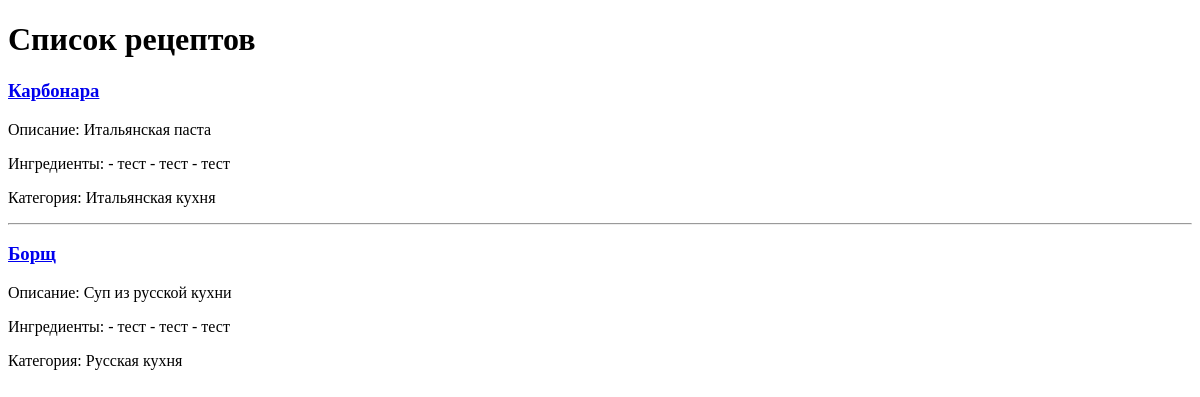
Before: /recipes/ with the older database file.
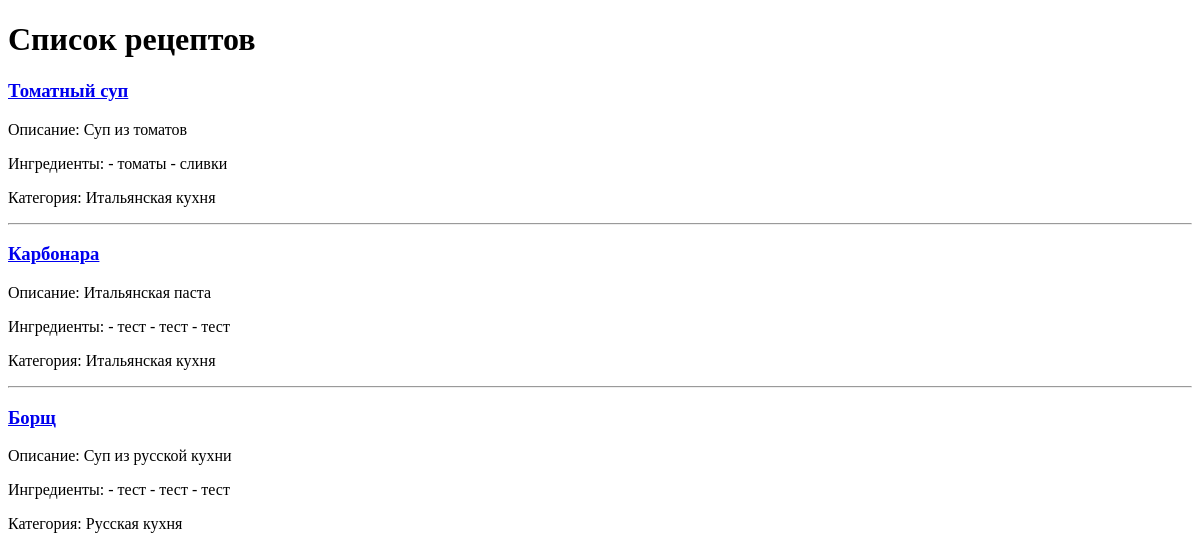
After: the same page with the newer database file.
### app/models.py (models this page shows, shortened)
class Recipe(models.Model):
    title = models.CharField(max_length=255)
    content = models.TextField(blank=True)
    ingredients = models.TextField()
    category = models.ForeignKey('Category', on_delete=models.CASCADE, related_name='recipes')
    time_create = models.DateTimeField(auto_now_add=True)
    image = models.ImageField(upload_to='images/', blank=True, null=True)
    class Meta:
        verbose_name = 'Блюдо'
        verbose_name_plural = 'Блюда'

class Category(models.Model):
    name = models.CharField(max_length=255, default='Без категории')
    description = models.TextField()
    class Meta:
        verbose_name = 'Категория'
        verbose_name_plural = 'Категории'
    def __str__(self):
        return self.name

### app/views.py (the view)
# urls.py: path('recipes/', RecipeListView.as_view(), name="recipes"),
class RecipeListView(ListView):
    model = Recipe
    ordering = '-time_create'
    template_name = 'app/recipes.html'
    context_object_name = 'recipes'
    def get_queryset(self, **kwargs):
        queryset = super().get_queryset()
        self.filterset = RecipeFilter(self.request.GET, queryset)
        return self.filterset.qs
    def get_context_data(self, **kwargs):
        context = super().get_context_data(**kwargs)
        context['filterset'] = self.filterset
        return context

### app/templates/app/recipes.html (shortened to what this page needs)
<!doctype html>
<html lang="en">
<head>
</head>
<body>
<h1>Список рецептов</h1>
{% if recipes %}
{% for rec in recipes %}
<h3><a href="{{ rec.pk }}">{{ rec.title }}</a></h3>
<p>Описание: {{ rec.content }}</p>
<p>Ингредиенты: {{ rec.ingredients }}</p>
<p>Категория: {{ rec.category }}</p>
{% if not forloop.last %}
<hr />
{% endif %}
{% endfor %}
{% endif %}
</body>
</html>

Changed rows visible on the page:
added Recipe: title "Томатный суп", content "Суп из томатов", ingredients "- томаты - сливки", category "Итальянская кухня"
